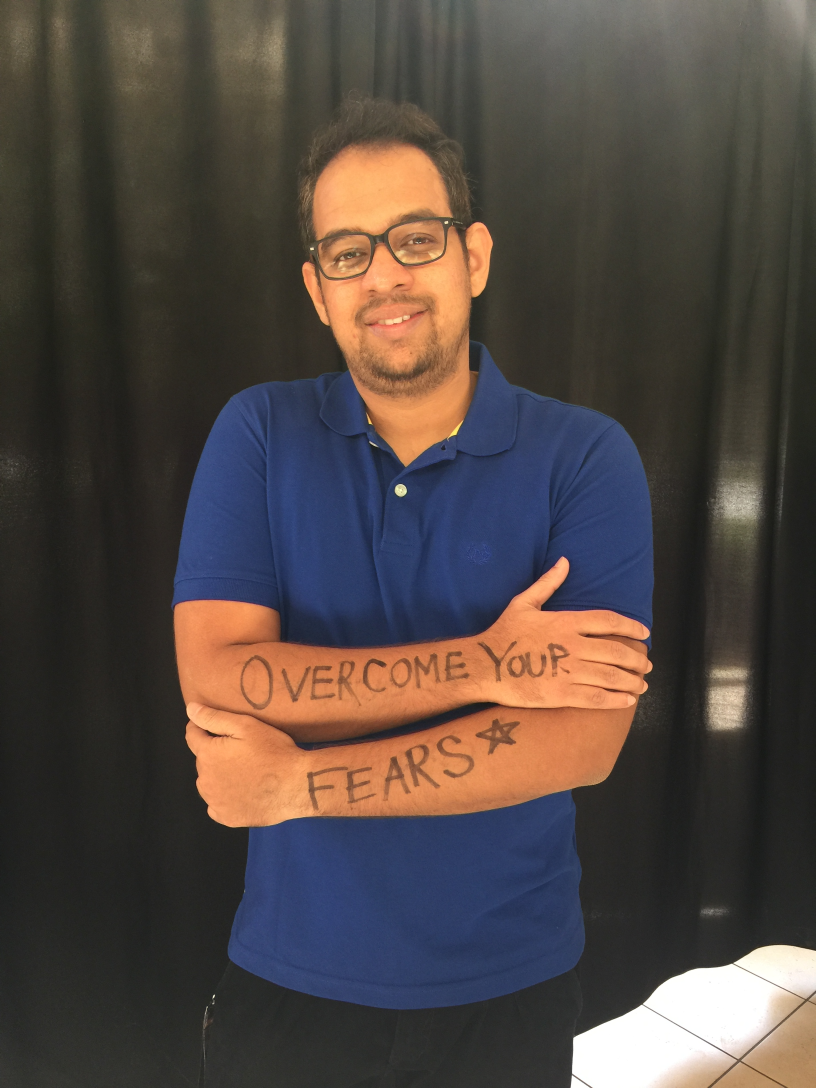
#> input picture a.JPG, 2448 x 3264 px, found by its file name (shown at 1/3 size)
$ python grabcut.py
#> lines starting #> are read from the running program, lines starting #| are printed output that depends on the picture
# -*- coding: utf-8 -*-
# Grab Cut and fore ground extraction

import cv2
import numpy as np
import matplotlib.pyplot as plt

img1=cv2.imread('a.jpg')
#> img1 is the input picture: shape (3264, 2448, 3); mean B, G, R 67.5, 71.7, 81.5
img=cv2.resize(img1,(500,500))
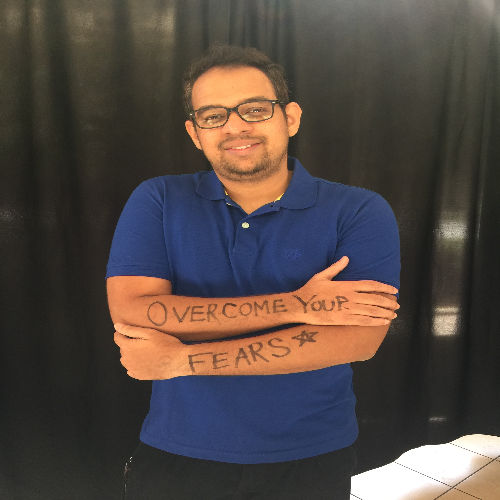
#> img: shape (500, 500, 3); mean B, G, R 67.4, 71.6, 81.3

mask=np.zeros(img.shape[:2],np.uint8)

bgdmodel=np.zeros((1,65),np.float64)
fgdmodel=np.zeros((1,65),np.float64)
rect=(60,70,450,250)#size of image(10%, 10% , 90 %, 90%)

cv2.grabCut(img,mask,rect,bgdmodel,fgdmodel,5,cv2.GC_INIT_WITH_RECT)
mask2=np.where((mask==2)|(mask==0),0,1).astype('uint8')
img=img*mask2[:,:,np.newaxis]
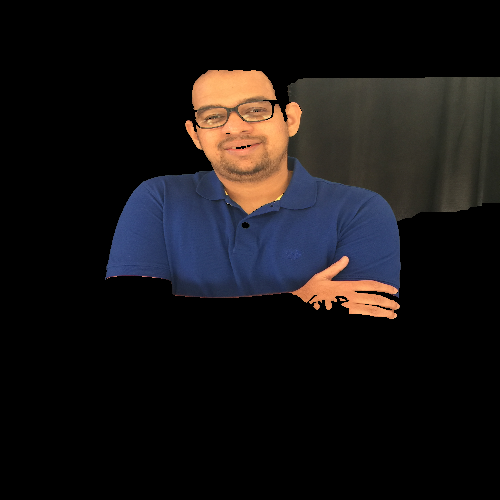
#> img: shape (500, 500, 3); mean B, G, R 21, 20.4, 23.2
plt.imshow(img)
plt.colorbar()
plt.show()
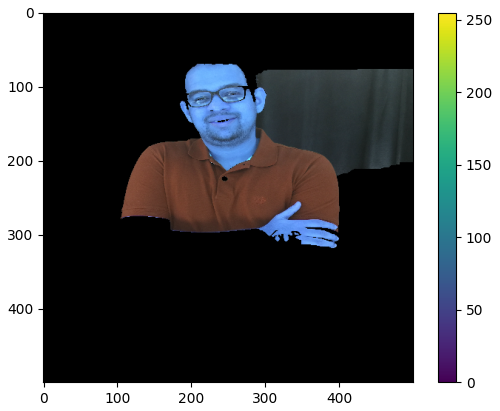
#> figure drawn by matplotlib, 2 panels; B, G, R data is drawn as R, G, B

cv2.waitKey(0)
cv2.destroyAllWindows()

$ run again, with b.JPG copied over a.JPG
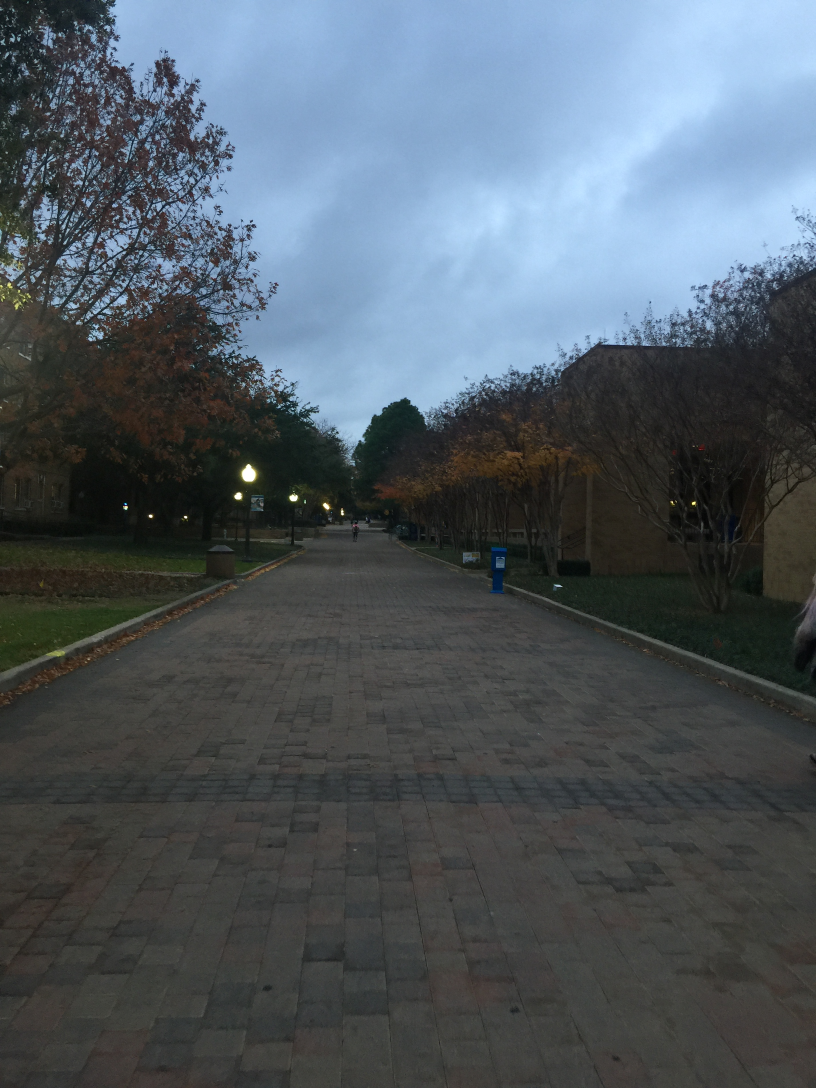
#> input picture b.JPG, 2448 x 3264 px, found by its file name (shown at 1/3 size)
#> img1 is the input picture: shape (3264, 2448, 3); mean B, G, R 97.9, 90.2, 80.7
#> `img=img*mask2[:,:,np.newaxis]`:
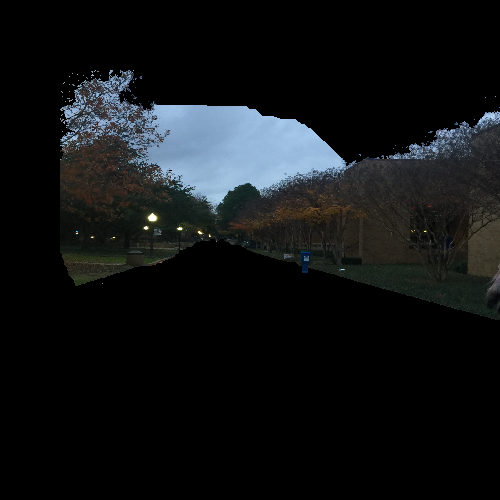
#> img: shape (500, 500, 3); mean B, G, R 20.8, 19.4, 17
#> `plt.show()`:
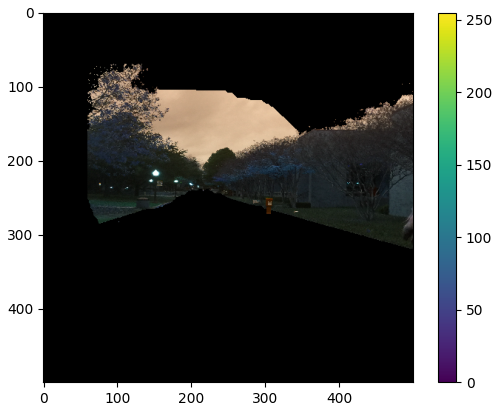
#> figure drawn by matplotlib, 2 panels; B, G, R data is drawn as R, G, B
